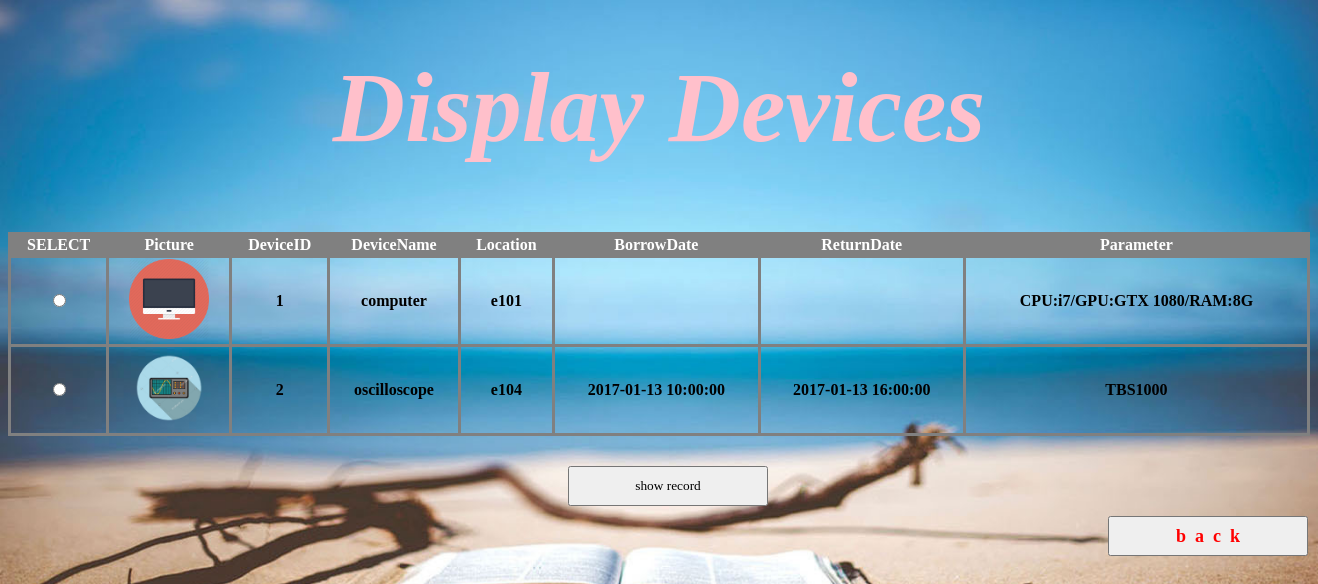
The app's page /DisplayDevices.php with its own data.
### tables this page shows
CREATE TABLE IF NOT EXISTS `devices` (
  `DeviceID` int(11) NOT NULL AUTO_INCREMENT,
  `DeviceName` varchar(16) NOT NULL,
  `Location` varchar(16) NOT NULL,
  `IsBorrowed` tinyint(1) NOT NULL,
  `BorrowerDate` datetime,
  `Borrower` varchar(15),
  `ReturnDate` datetime,
  `Parameter`varchar(100) DEFAULT NULL,
  PRIMARY KEY (`DeviceID`)
  );

CREATE TABLE IF NOT EXISTS `devpic` (
	`Devicename` varchar(15) NOT NULL,
	`Picpath` varchar(50) NOT NULL,
	PRIMARY KEY (`Devicename`)
);

### DisplayDevices.php (the view, shortened to what this page needs)
<?php
include 'dbinfo.php';
?>
<?php
$link = mysqli_connect($host,$user,$pass) or die( "Unable to connect");
mysqli_select_db($link, $database) or die( "Unable to select database");
$sql_query = "SELECT * FROM devices";
$result = mysqli_query ($link, $sql_query)  or die(mysqli_error($link));
$rownum = mysqli_num_rows($result);
if($rownum==0){
	echo "<script> alert('No Devices in the Dtabase');parent.location.href='Admin.php';</script>";
}
else{
	while($row = mysqli_fetch_assoc($result)){
		$arr[] = $row;
	}
}
?>
<!DOCTYPE html>
<html>
<head>
    <link href="DisplayDevices.css" rel="stylesheet" type="text/css" >
	<h1>Display Devices</h1>
	<form action="DisplayRecord.php" method="post">
</head>
<body>
<table border="1" style="width:100%">
<tr>
<th>SELECT</th>
<th>Picture</th>
<th>DeviceID</th>
<th>DeviceName</th>
<th>Location</th>
<th>BorrowDate</th>
<th>ReturnDate</th>
<th>Parameter</th>
</tr>
<?php foreach ($arr as $element): ?>
<?php
$name = $element['DeviceName'];
$sql_query2 ="SELECT * FROM devpic WHERE Devicename='$name'";
$result2 = mysqli_query($link,$sql_query2) or die(mysqli_error($link));
$temp = mysqli_fetch_assoc($result2);
$path = $temp['Picpath'];
?>
<td><input type="radio" name="SelectedDevice" value="<?php echo $element['DeviceID']; ?>" required></td>
<td><img src=<?php echo $path; ?>></td>
<td><?php echo $element['DeviceID']; ?></td>
<td><?php echo $element['DeviceName']; ?></td>
<td><?php echo $element['Location']; ?></td>
<td><?php echo $element['BorrowerDate']; ?></td>
<td><?php echo $element['ReturnDate']; ?></td>
<td><?php echo $element['Parameter']; ?></td>
<?php endforeach ?>
</table>
<table>
<input type="submit" value="show record" id=showrecord >
<form action="Admin.php" method="post">
<input type="submit" value="b  a  c  k" id=back >
</form>
</body>
</html>

### DisplayDevices.css (style rules this page uses)
h1 { color:pink; font-family:GungsuhChe; font-weight:bold; font-style:italic; font-size:100px; text-align:center; margin-top:50px; }
table { border-collapse:collapse; }
table, td, th { border:3px solid gray; }
td { font-family:Ebrima; text-align:center; font-weight:bold; }
th { background-color:gray; color:white; }
img { width:80px; height:80px; }
#showrecord { width:200px; height:40px; margin-left:560px; margin-top:30px; font-family:Lucida Console; }
#back { font-weight:bold; font-size:large; color:red; width:200px; height:40px; margin-left:1100px; margin-top:10px; font-family:Lucida Console; }
body { background-image:url("background1.jpg"); background-repeat:no-repeat; background-position:0px 0px; background-size:cover; }

### records on screen
devices: devpic.Picpath (picture), DeviceID "1", DeviceName "computer", Location "e101", Parameter "CPU:i7/GPU:GTX 1080/RAM:8G"
devices: devpic.Picpath (picture), DeviceID "2", DeviceName "oscilloscope", Location "e104", BorrowerDate "2017-01-13 10:00:00", ReturnDate "2017-01-13 16:00:00", Parameter "TBS1000"
